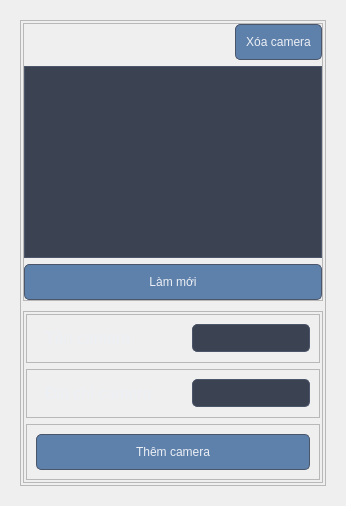
               <widget class="QWidget" name="page_camera">
                <layout class="QHBoxLayout" name="horizontalLayout_46">
                 <item>
                  <widget class="QWidget" name="wg_page_main_2" native="true">
                   <property name="styleSheet">
                    <string notr="true">/* Main Window */
QMainWindow {
    background-color: #2E3440;
    color: #ECEFF4;
    font-family: 'Segoe UI', Tahoma, Geneva, Verdana, sans-serif;
    font-size: 12pt;
}

/* Labels */
QLabel {
    color: #ECEFF4;
    font-size: 12pt;
    padding: 5px;
}

/* Table View */
QTableView {
    background-color: #3B4252;
    color: #ECEFF4;
    gridline-color: #4C566A;
    border: 1px solid #4C566A;
}

QHeaderView::section {
    background-color: #4C566A;
    color: #ECEFF4;
    padding: 5px;
    border: 1px solid #4C566A;
}

QTableView::item {
    background-color: #3B4252;
    color: #ECEFF4;
    border: 1px solid #4C566A;
}

QTableView::item:selected {
    background-color: #5E81AC;
    color: #ECEFF4;
}

/* Buttons */
QPushButton {
    background-color: #5E81AC;
    color: #ECEFF4;
    border: 1px solid #4C566A;
    padding: 10px;
    border-radius: 5px;
}

QPushButton:hover {
    background-color: #81A1C1;
}

QPushButton:pressed {
    background-color: #4C566A;
}

/* Line Edit */
QLineEdit {
    background-color: #3B4252;
    color: #ECEFF4;
    border: 1px solid #4C566A;
    padding: 5px;
    border-radius: 5px;
}

/* Combo Box */
QComboBox {
    background-color: #3B4252;
    color: #ECEFF4;
    border: 1px solid #4C566A;
    padding: 5px;
    border-radius: 5px;
}

QComboBox QAbstractItemView {
    background-color: #3B4252;
    color: #ECEFF4;
    border: 1px solid #4C566A;
    selection-background-color: #5E81AC;
}

/* Group Box */
QGroupBox {
    background-color: #3B4252;
    color: #ECEFF4;
    border: 1px solid #4C566A;
    border-radius: 5px;
    margin-top: 10px;
    padding: 10px;
}

QGroupBox::title {
    background-color: transparent;
    subcontrol-origin: margin;
    subcontrol-position: top center;
    padding: 0 5px;
}
</string>
                   </property>
                   <layout class="QHBoxLayout" name="horizontalLayout_32">
                    <item>
                     <widget class="QFrame" name="frame_face_data_2">
                      <property name="maximumSize">
                       <size>
                        <width>500</width>
                        <height>16777215</height>
                       </size>
                      </property>
                      <property name="frameShape">
                       <enum>QFrame::StyledPanel</enum>
                      </property>
                      <property name="frameShadow">
                       <enum>QFrame::Raised</enum>
                      </property>
                      <layout class="QVBoxLayout" name="verticalLayout_14">
                       <property name="spacing">
                        <number>10</number>
                       </property>
                       <property name="leftMargin">
                        <number>2</number>
                       </property>
                       <property name="topMargin">
                        <number>2</number>
                       </property>
                       <property name="rightMargin">
                        <number>2</number>
                       </property>
                       <property name="bottomMargin">
                        <number>2</number>
                       </property>
                       <item>
                        <widget class="QFrame" name="frame_20">
                         <property name="frameShape">
                          <enum>QFrame::StyledPanel</enum>
                         </property>
                         <property name="frameShadow">
                          <enum>QFrame::Raised</enum>
                         </property>
                         <layout class="QVBoxLayout" name="verticalLayout_16">
                          <property name="leftMargin">
                           <number>0</number>
                          </property>
                          <property name="topMargin">
                           <number>0</number>
                          </property>
                          <property name="rightMargin">
                           <number>0</number>
                          </property>
                          <property name="bottomMargin">
                           <number>0</number>
                          </property>
                          <item alignment="Qt::AlignRight">
                           <widget class="QPushButton" name="bn_remove_camera">
                            <property name="text">
                             <string>Xóa camera</string>
                            </property>
                           </widget>
                          </item>
                          <item>
                           <widget class="QTableView" name="tb_camera">
                            <property name="verticalScrollBarPolicy">
                             <enum>Qt::ScrollBarAlwaysOff</enum>
                            </property>
                            <property name="horizontalScrollBarPolicy">
                             <enum>Qt::ScrollBarAlwaysOff</enum>
                            </property>
                            <property name="editTriggers">
                             <set>QAbstractItemView::NoEditTriggers</set>
                            </property>
                           </widget>
                          </item>
                          <item>
                           <widget class="QPushButton" name="bn_get_camera">
                            <property name="text">
                             <string>Làm mới</string>
                            </property>
                           </widget>
                          </item>
                         </layout>
                        </widget>
                       </item>
                       <item>
                        <widget class="QFrame" name="frame_2">
                         <property name="frameShape">
                          <enum>QFrame::StyledPanel</enum>
                         </property>
                         <property name="frameShadow">
                          <enum>QFrame::Raised</enum>
                         </property>
                         <layout class="QVBoxLayout" name="verticalLayout_11">
                          <property name="leftMargin">
                           <number>2</number>
                          </property>
                          <property name="topMargin">
                           <number>2</number>
                          </property>
                          <property name="rightMargin">
                           <number>2</number>
                          </property>
                          <property name="bottomMargin">
                           <number>2</number>
                          </property>
                          <item>
                           <widget class="QFrame" name="frame_13">
                            <property name="frameShape">
                             <enum>QFrame::StyledPanel</enum>
                            </property>
                            <property name="frameShadow">
                             <enum>QFrame::Raised</enum>
                            </property>
                            <layout class="QHBoxLayout" name="horizontalLayout_33">
                             <property name="topMargin">
                              <number>9</number>
                             </property>
                             <property name="bottomMargin">
                              <number>9</number>
                             </property>
                             <item>
                              <widget class="QLabel" name="label_4">
                               <property name="minimumSize">
                                <size>
                                 <width>150</width>
                                 <height>0</height>
                                </size>
                               </property>
                               <property name="text">
                                <string>Tên camera</string>
                               </property>
                              </widget>
                             </item>
                             <item>
                              <widget class="QLineEdit" name="bt_camera_name"/>
                             </item>
                            </layout>
                           </widget>
                          </item>
                          <item>
                           <widget class="QFrame" name="frame_14">
                            <property name="frameShape">
                             <enum>QFrame::StyledPanel</enum>
                            </property>
                            <property name="frameShadow">
                             <enum>QFrame::Raised</enum>
                            </property>
                            <layout class="QHBoxLayout" name="horizontalLayout_34">
                             <property name="topMargin">
                              <number>9</number>
                             </property>
                             <property name="bottomMargin">
                              <number>9</number>
                             </property>
                             <item>
                              <widget class="QLabel" name="label_5">
                               <property name="minimumSize">
                                <size>
                                 <width>150</width>
                                 <height>0</height>
                                </size>
                               </property>
                               <property name="text">
                                <string>Địa chỉ camera</string>
                               </property>
                              </widget>
                             </item>
                             <item>
                              <widget class="QLineEdit" name="bt_camera_ip"/>
                             </item>
                            </layout>
                           </widget>
                          </item>
                          <item>
                           <widget class="QFrame" name="frame_15">
                            <property name="frameShape">
                             <enum>QFrame::StyledPanel</enum>
                            </property>
                            <property name="frameShadow">
                             <enum>QFrame::Raised</enum>
                            </property>
                            <layout class="QVBoxLayout" name="verticalLayout_12">
                             <item>
                              <widget class="QPushButton" name="bn_add_camera">
                               <property name="text">
                                <string>Thêm camera</string>
                               </property>
                              </widget>
                             </item>
                            </layout>
                           </widget>
                          </item>
                         </layout>
                        </widget>
                       </item>
                      </layout>
                     </widget>
                    </item>
                   </layout>
                  </widget>
                 </item>
                </layout>
               </widget>
